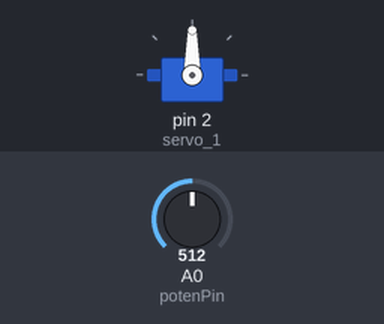
A sketch run on a simulated Arduino Uno, built with avr-gcc and run on an emulated ATmega328P. On the bench: servo. The inputs (shaded band) are chosen by the test bench; at power-on: A0 (potenPin) = 512.

Above: at 1.2 s.
1.3 s: A0 (potenPin) set to 716
At 2.5 s:
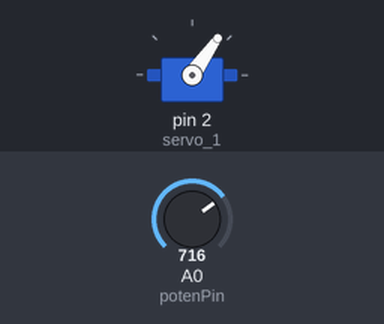
2.8 s: A0 (potenPin) set to 900
At 3.9 s:
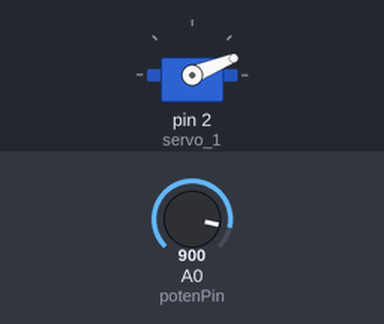
4.3 s: A0 (potenPin) set to 1023
At 5.0 s:
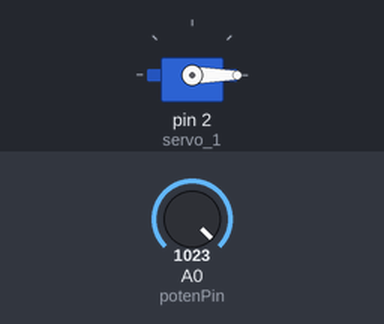
5.8 s: A0 (potenPin) set to 306
At 6.2 s:
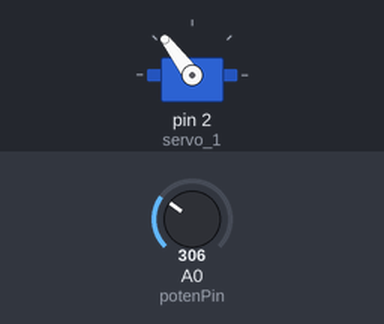
7.3 s: A0 (potenPin) set to 122
At 8.5 s:
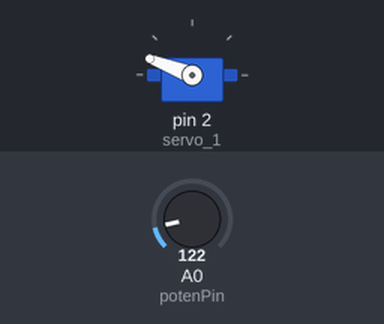
Timing chart, 0 to 9.8 s (numbered marks = the images above; inputs shaded):
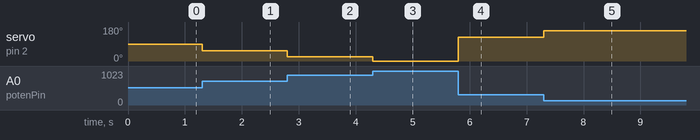

The sketch:

servomotor-potentiometer.ino
```cpp
#include <Servo.h>

Servo servo_1;

void setup(){

  Serial.begin(9600);

  pinMode(A0, INPUT);
  servo_1.attach(2);
  servo_1.write(0);

}

void loop(){
  int potenPin = A0;

  int potenValue = analogRead(potenPin);

  int poten = map(potenValue,0,1023,180,0);

  servo_1.write(poten);
}
```

Measured:
- after the input at 1.3 s, servo on pin 2 (servo_1): 90° → 55° at once
- after the input at 2.8 s, servo on pin 2 (servo_1): 55° → 22° at once
- after the input at 4.3 s, servo on pin 2 (servo_1): 22° → 0° at once
- after the input at 5.8 s, servo on pin 2 (servo_1): 0° → 127° at once
- after the input at 7.3 s, servo on pin 2 (servo_1): 127° → 159° at once
